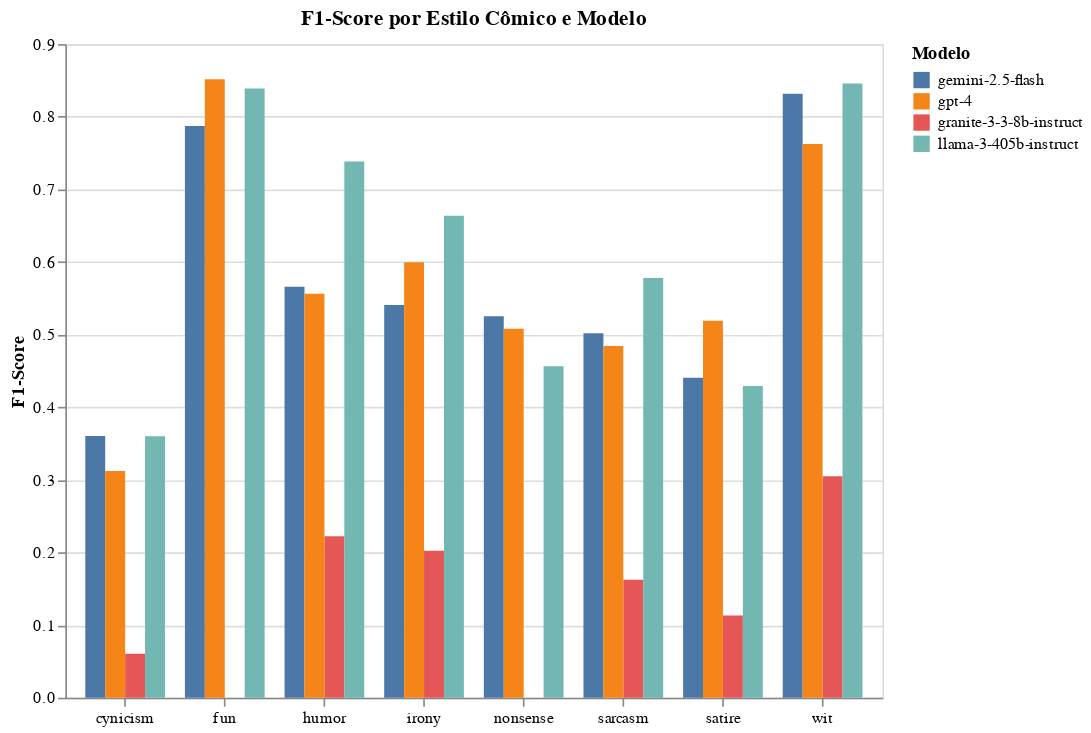

Notebook cell for this chart:
### Code cell
def graph_all_models_per_style(model_names):
    data = []

    for model_name in model_names:
        f1_scores = df_comic_styles.loc[model_name]['f1_score']
        for style, score in f1_scores.items():
            data.append({
                'style': style,
                'model': model_name,
                'score': score
            })

    df_all = pd.DataFrame(data)

    chart = alt.Chart(df_all).mark_bar().encode(
        x=alt.X('style:N', title=None, axis=alt.Axis(labelAngle=0)),
        y=alt.Y('score:Q', title='F1-Score'),
        color=alt.Color('model:N', title='Modelo'),
        xOffset=alt.X('model:N')  # <-- barras lado a lado dentro do mesmo estilo
    ).properties(
        width=500,
        height=400,
        title='F1-Score por Estilo Cômico e Modelo'
    )

    chart.save(os.path.join(visus_path, "f1_per_style_all_models.png"), scale_factor=3.0)
    chart.show()

model_names = ['granite-3-3-8b-instruct', 'gemini-2.5-flash', 'gpt-4', 'llama-3-405b-instruct']
graph_all_models_per_style(model_names)

### Figure 1 — Vega-Lite specification as saved in the notebook (floating-point values rounded to 4 significant figures)
{"config": {"view": {"continuousWidth": 300, "continuousHeight": 300}}, "data": {"name": "data-5798b1bc1792316d23d6278772d9b329"}, "mark": {"type": "bar"}, "encoding": {"color": {"field": "model", "title": "Modelo", "type": "nominal"}, "x": {"axis": {"labelAngle": 0}, "field": "style", "title": null, "type": "nominal"}, "xOffset": {"field": "model", "type": "nominal"}, "y": {"field": "score", "title": "F1-Score", "type": "quantitative"}}, "height": 400, "title": "F1-Score por Estilo Cômico e Modelo", "width": 500, "$schema": "https://vega.github.io/schema/vega-lite/v5.20.1.json", "datasets": {"data-5798b1bc1792316d23d6278772d9b329": [{"style": "fun", "model": "granite-3-3-8b-instruct", "score": 0.0}, {"style": "humor", "model": "granite-3-3-8b-instruct", "score": 0.2222}, {"style": "nonsense", "model": "granite-3-3-8b-instruct", "score": 0.0}, {"style": "wit", "model": "granite-3-3-8b-instruct", "score": 0.305}, {"style": "irony", "model": "granite-3-3-8b-instruct", "score": 0.2025}, {"style": "satire", "model": "granite-3-3-8b-instruct", "score": 0.1132}, {"style": "sarcasm", "model": "granite-3-3-8b-instruct", "score": 0.1626}, {"style": "cynicism", "model": "granite-3-3-8b-instruct", "score": 0.06061}, {"style": "fun", "model": "gemini-2.5-flash", "score": 0.7874}, {"style": "humor", "model": "gemini-2.5-flash", "score": 0.5659}, {"style": "nonsense", "model": "gemini-2.5-flash", "score": 0.5253}, {"style": "wit", "model": "gemini-2.5-flash", "score": 0.8318}, {"style": "irony", "model": "gemini-2.5-flash", "score": 0.5407}, {"style": "satire", "model": "gemini-2.5-flash", "score": 0.4405}, {"style": "sarcasm", "model": "gemini-2.5-flash", "score": 0.5017}, {"style": "cynicism", "model": "gemini-2.5-flash", "score": 0.3604}, {"style": "fun", "model": "gpt-4", "score": 0.8515}, {"style": "humor", "model": "gpt-4", "score": 0.5562}, {"style": "nonsense", "model": "gpt-4", "score": 0.5082}, {"style": "wit", "model": "gpt-4", "score": 0.7623}, {"style": "irony", "model": "gpt-4", "score": 0.5996}, {"style": "satire", "model": "gpt-4", "score": 0.5191}, {"style": "sarcasm", "model": "gpt-4", "score": 0.4843}, {"style": "cynicism", "model": "gpt-4", "score": 0.3121}, {"style": "fun", "model": "llama-3-405b-instruct", "score": 0.8389}, {"style": "humor", "model": "llama-3-405b-instruct", "score": 0.7385}, {"style": "nonsense", "model": "llama-3-405b-instruct", "score": 0.4563}, {"style": "wit", "model": "llama-3-405b-instruct", "score": 0.8458}, {"style": "irony", "model": "llama-3-405b-instruct", "score": 0.6635}, {"style": "satire", "model": "llama-3-405b-instruct", "score": 0.4293}, {"style": "sarcasm", "model": "llama-3-405b-instruct", "score": 0.578}, {"style": "cynicism", "model": "llama-3-405b-instruct", "score": 0.36}]}}
